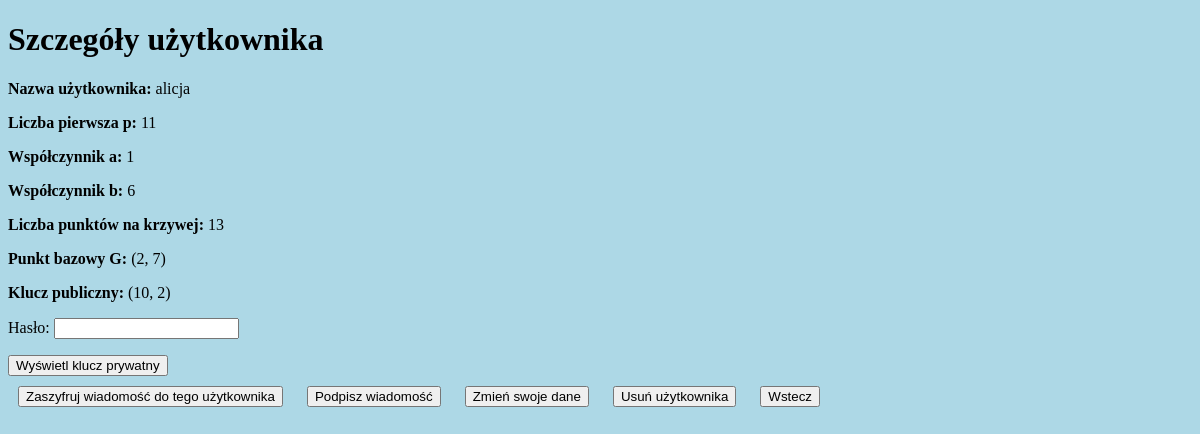
Page /users/3/ on the earlier database version.
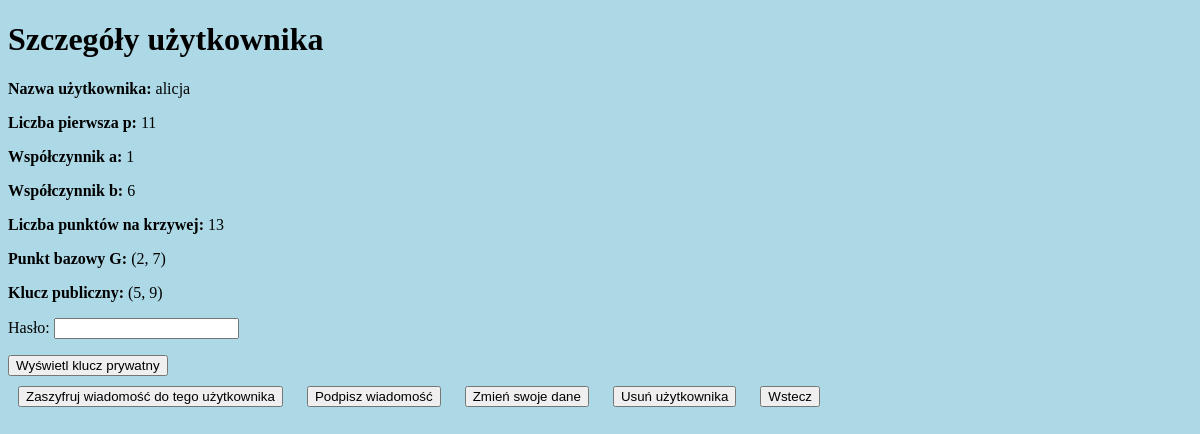
Same page on the later database version.
### eccApp/models.py (models this page shows, shortened)
class UserKeys(models.Model):
    username = models.CharField(max_length=100, unique=True)
    hashed_password = models.CharField(max_length=128)
    curve_p = models.IntegerField()
    curve_a = models.IntegerField()
    curve_b = models.IntegerField()
    curve_n = models.IntegerField()
    g_x = models.IntegerField()
    g_y = models.IntegerField()
    privkey = models.IntegerField()
    pubkey_x = models.IntegerField()
    pubkey_y = models.IntegerField()

### eccApp/views.py (the view)
# urls.py: path('users/<int:key_id>/', views.user_detail_view, name='user_detail'),
def user_detail_view(request, key_id):
    key = get_object_or_404(UserKeys, pk=key_id)
    form = PasswordVerificationForm()
    privkey_revealed = False
    if request.method == 'POST':
        form = PasswordVerificationForm(request.POST)
        if form.is_valid():
            entered_password = form.cleaned_data['password']
            if check_password(entered_password, key.hashed_password):
                privkey_revealed = True
    return render(request, 'eccApp/user_detail.html', {
        'key': key,
        'privkey_revealed': privkey_revealed,
        'form': form,
    })

### eccApp/forms.py
class PasswordVerificationForm(forms.Form):
    password = forms.CharField(label='Hasło', widget=forms.PasswordInput)

### eccApp/templates/eccApp/user_detail.html (shortened to what this page needs)
{% load static %}
<!DOCTYPE html>
<html lang="pl">
<head>
    <link rel="stylesheet" href="{% static 'eccApp/style.css' %}">
</head>
<body>
<h1>Szczegóły użytkownika</h1>
<p><strong>Nazwa użytkownika:</strong> {{ key.username }}</p>
<p><strong>Liczba pierwsza p:</strong> {{ key.curve_p }}</p>
<p><strong>Współczynnik a:</strong> {{ key.curve_a }}</p>
<p><strong>Współczynnik b:</strong> {{ key.curve_b }}</p>
<p><strong>Liczba punktów na krzywej:</strong> {{ key.curve_n }}</p>
<p><strong>Punkt bazowy G:</strong> ({{ key.g_x }}, {{ key.g_y }})</p>
<p><strong>Klucz publiczny:</strong> ({{ key.pubkey_x }}, {{ key.pubkey_y }})</p>
{% if privkey_revealed %}
    <p><strong>Klucz prywatny:</strong> {{ key.privkey }}</p>
{% else %}
    <form method="post">
        {{ form.as_p }}
        <button type="submit">Wyświetl klucz prywatny</button>
    </form>
{% endif %}
<a href="{% url 'elgamal_encrypt_to_user' key.id %}"><button>Zaszyfruj wiadomość do tego użytkownika</button></a>
<a href="{% url 'ecdsa_sign' key.id %}"><button>Podpisz wiadomość</button></a>
<a href="{% url 'change_parameters' key.id %}"><button>Zmień swoje dane</button></a>
<a href="{% url 'delete_user' key.id %}"><button>Usuń użytkownika</button></a>
<a href="{% url 'users' %}"><button>Wstecz</button></a>
</body>
</html>

Differences in the rows shown:
changed UserKeys "alicja": pubkey_x "10" → "5"; pubkey_y "2" → "9"
